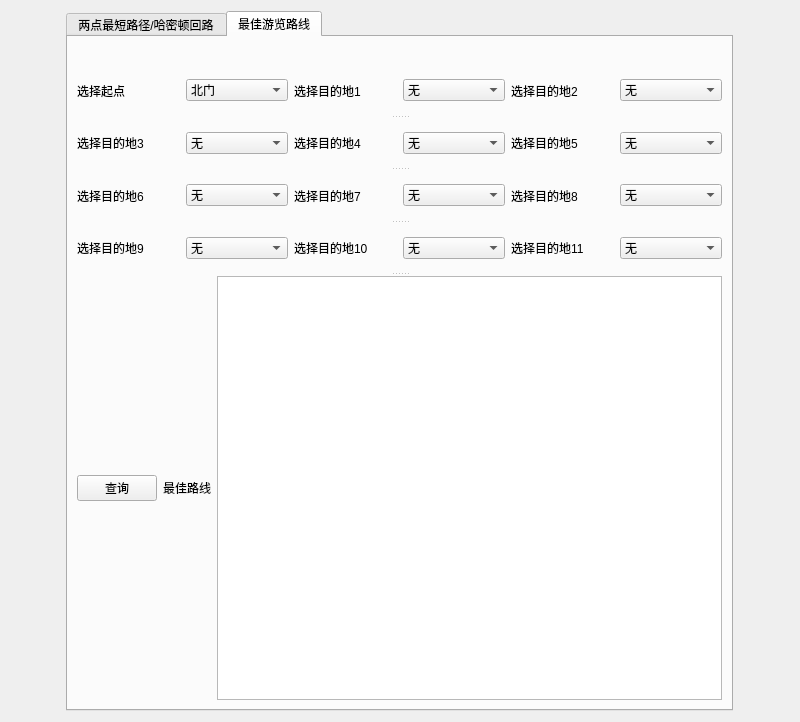
<?xml version="1.0" encoding="UTF-8"?>
<ui version="4.0">
 <class>Widget</class>
 <widget class="QWidget" name="Widget">
  <property name="geometry">
   <rect>
    <x>0</x>
    <y>0</y>
    <width>800</width>
    <height>712</height>
   </rect>
  </property>
  <property name="windowTitle">
   <string>Widget</string>
  </property>
  <layout class="QHBoxLayout" name="horizontalLayout_4">
   <item>
    <widget class="QTabWidget" name="tabWidget">
     <property name="minimumSize">
      <size>
       <width>667</width>
       <height>700</height>
      </size>
     </property>
     <property name="maximumSize">
      <size>
       <width>667</width>
       <height>700</height>
      </size>
     </property>
     <property name="currentIndex">
      <number>1</number>
     </property>
     <widget class="QWidget" name="tab1">
      <attribute name="title">
       <string>两点最短路径/哈密顿回路</string>
      </attribute>
      <layout class="QVBoxLayout" name="verticalLayout_3">
       <item>
        <widget class="QLabel" name="label">
         <property name="text">
          <string/>
         </property>
         <property name="pixmap">
          <pixmap>:/new/prefix1/C:/Users/Fernandlin/Desktop/map4.png</pixmap>
         </property>
         <property name="scaledContents">
          <bool>true</bool>
         </property>
        </widget>
       </item>
       <item>
        <widget class="QSplitter" name="splitter_2">
         <property name="orientation">
          <enum>Qt::Vertical</enum>
         </property>
         <widget class="QWidget" name="layoutWidget">
          <layout class="QHBoxLayout" name="horizontalLayout">
           <item>
            <widget class="QLabel" name="label_2">
             <property name="text">
              <string>选择起点</string>
             </property>
            </widget>
           </item>
           <item>
            <widget class="QComboBox" name="comboBox">
             <property name="editable">
              <bool>false</bool>
             </property>
             <property name="currentText">
              <string>北门</string>
             </property>
             <property name="currentIndex">
              <number>0</number>
             </property>
             <item>
              <property name="text">
               <string>北门</string>
              </property>
             </item>
             <item>
              <property name="text">
               <string>教学楼</string>
              </property>
             </item>
             <item>
              <property name="text">
               <string>图书馆</string>
              </property>
             </item>
             <item>
              <property name="text">
               <string>行政楼</string>
              </property>
             </item>
             <item>
              <property name="text">
               <string>信息中心</string>
              </property>
             </item>
             <item>
              <property name="text">
               <string>体育馆</string>
              </property>
             </item>
             <item>
              <property name="text">
               <string>熹园食堂</string>
              </property>
             </item>
             <item>
              <property name="text">
               <string>商业街</string>
              </property>
             </item>
             <item>
              <property name="text">
               <string>宿舍楼</string>
              </property>
             </item>
             <item>
              <property name="text">
               <string>东南门</string>
              </property>
             </item>
            </widget>
           </item>
          </layout>
         </widget>
         <widget class="QWidget" name="layoutWidget">
          <layout class="QHBoxLayout" name="horizontalLayout_2">
           <item>
            <widget class="QLabel" name="label_3">
             <property name="text">
              <string>选择终点</string>
             </property>
            </widget>
           </item>
           <item>
            <widget class="QComboBox" name="comboBox_2">
             <item>
              <property name="text">
               <string>北门</string>
              </property>
             </item>
             <item>
              <property name="text">
               <string>教学楼</string>
              </property>
             </item>
             <item>
              <property name="text">
               <string>图书馆</string>
              </property>
             </item>
             <item>
              <property name="text">
               <string>行政楼</string>
              </property>
             </item>
             <item>
              <property name="text">
               <string>信息中心</string>
              </property>
             </item>
             <item>
              <property name="text">
               <string>体育馆</string>
              </property>
             </item>
             <item>
              <property name="text">
               <string>熹园食堂</string>
              </property>
             </item>
             <item>
              <property name="text">
               <string>商业街</string>
              </property>
             </item>
             <item>
              <property name="text">
               <string>宿舍楼</string>
              </property>
             </item>
             <item>
              <property name="text">
               <string>东南门</string>
              </property>
             </item>
            </widget>
           </item>
          </layout>
         </widget>
         <widget class="QWidget" name="layoutWidget">
          <layout class="QHBoxLayout" name="horizontalLayout_3">
           <item>
            <layout class="QVBoxLayout" name="verticalLayout">
             <item>
              <widget class="QPushButton" name="pushButton">
               <property name="text">
                <string>查询最短路径</string>
               </property>
              </widget>
             </item>
             <item>
              <widget class="QPushButton" name="pushButton_2">
               <property name="text">
                <string>查询哈密顿回路</string>
               </property>
              </widget>
             </item>
            </layout>
           </item>
           <item>
            <widget class="QTextEdit" name="textEdit"/>
           </item>
          </layout>
         </widget>
        </widget>
       </item>
      </layout>
     </widget>
     <widget class="QWidget" name="tab_3">
      <attribute name="title">
       <string>最佳游览路线</string>
      </attribute>
      <layout class="QVBoxLayout" name="verticalLayout_2">
       <item>
        <widget class="QLabel" name="label_5">
         <property name="text">
          <string/>
         </property>
         <property name="pixmap">
          <pixmap>:/new/prefix1/C:/Users/Fernandlin/Desktop/map4.png</pixmap>
         </property>
         <property name="scaledContents">
          <bool>true</bool>
         </property>
        </widget>
       </item>
       <item>
        <widget class="QSplitter" name="splitter">
         <property name="orientation">
          <enum>Qt::Vertical</enum>
         </property>
         <widget class="QWidget" name="horizontalLayoutWidget">
          <layout class="QHBoxLayout" name="horizontalLayout_5">
           <item>
            <widget class="QLabel" name="label_6">
             <property name="text">
              <string>选择起点</string>
             </property>
            </widget>
           </item>
           <item>
            <widget class="QComboBox" name="comboBox_3">
             <item>
              <property name="text">
               <string>北门</string>
              </property>
             </item>
             <item>
              <property name="text">
               <string>教学楼</string>
              </property>
             </item>
             <item>
              <property name="text">
               <string>图书馆</string>
              </property>
             </item>
             <item>
              <property name="text">
               <string>行政楼</string>
              </property>
             </item>
             <item>
              <property name="text">
               <string>信息中心</string>
              </property>
             </item>
             <item>
              <property name="text">
               <string>体育馆</string>
              </property>
             </item>
             <item>
              <property name="text">
               <string>熹园食堂</string>
              </property>
             </item>
             <item>
              <property name="text">
               <string>商业街</string>
              </property>
             </item>
             <item>
              <property name="text">
               <string>宿舍楼</string>
              </property>
             </item>
             <item>
              <property name="text">
               <string>东南门</string>
              </property>
             </item>
            </widget>
           </item>
           <item>
            <widget class="QLabel" name="label_7">
             <property name="text">
              <string>选择目的地1</string>
             </property>
            </widget>
           </item>
           <item>
            <widget class="QComboBox" name="comboBox_4">
             <item>
              <property name="text">
               <string>无</string>
              </property>
             </item>
             <item>
              <property name="text">
               <string>北门</string>
              </property>
             </item>
             <item>
              <property name="text">
               <string>教学楼</string>
              </property>
             </item>
             <item>
              <property name="text">
               <string>图书馆</string>
              </property>
             </item>
             <item>
              <property name="text">
               <string>行政楼</string>
              </property>
             </item>
             <item>
              <property name="text">
               <string>信息中心</string>
              </property>
             </item>
             <item>
              <property name="text">
               <string>体育馆</string>
              </property>
             </item>
             <item>
              <property name="text">
               <string>熹园食堂</string>
              </property>
             </item>
             <item>
              <property name="text">
               <string>商业街</string>
              </property>
             </item>
             <item>
              <property name="text">
               <string>宿舍楼</string>
              </property>
             </item>
             <item>
              <property name="text">
               <string>东南门</string>
              </property>
             </item>
            </widget>
           </item>
           <item>
            <widget class="QLabel" name="label_11">
             <property name="text">
              <string>选择目的地2</string>
             </property>
            </widget>
           </item>
           <item>
            <widget class="QComboBox" name="comboBox_14">
             <item>
              <property name="text">
               <string>无</string>
              </property>
             </item>
             <item>
              <property name="text">
               <string>北门</string>
              </property>
             </item>
             <item>
              <property name="text">
               <string>教学楼</string>
              </property>
             </item>
             <item>
              <property name="text">
               <string>图书馆</string>
              </property>
             </item>
             <item>
              <property name="text">
               <string>行政楼</string>
              </property>
             </item>
             <item>
              <property name="text">
               <string>信息中心</string>
              </property>
             </item>
             <item>
              <property name="text">
               <string>体育馆</string>
              </property>
             </item>
             <item>
              <property name="text">
               <string>熹园食堂</string>
              </property>
             </item>
             <item>
              <property name="text">
               <string>商业街</string>
              </property>
             </item>
             <item>
              <property name="text">
               <string>宿舍楼</string>
              </property>
             </item>
             <item>
              <property name="text">
               <string>东南门</string>
              </property>
             </item>
            </widget>
           </item>
          </layout>
         </widget>
         <widget class="QWidget" name="horizontalLayoutWidget_5">
          <layout class="QHBoxLayout" name="horizontalLayout_9">
           <item>
            <widget class="QLabel" name="label_13">
             <property name="text">
              <string>选择目的地3</string>
             </property>
            </widget>
           </item>
           <item>
            <widget class="QComboBox" name="comboBox_9">
             <item>
              <property name="text">
               <string>无</string>
              </property>
             </item>
             <item>
              <property name="text">
               <string>北门</string>
              </property>
             </item>
             <item>
              <property name="text">
               <string>教学楼</string>
              </property>
             </item>
             <item>
              <property name="text">
               <string>图书馆</string>
              </property>
             </item>
             <item>
              <property name="text">
               <string>行政楼</string>
              </property>
             </item>
             <item>
              <property name="text">
               <string>信息中心</string>
              </property>
             </item>
             <item>
              <property name="text">
               <string>体育馆</string>
              </property>
             </item>
             <item>
              <property name="text">
               <string>熹园食堂</string>
              </property>
             </item>
             <item>
              <property name="text">
               <string>商业街</string>
              </property>
             </item>
             <item>
              <property name="text">
               <string>宿舍楼</string>
              </property>
             </item>
             <item>
              <property name="text">
               <string>东南门</string>
              </property>
             </item>
            </widget>
           </item>
           <item>
            <widget class="QLabel" name="label_14">
             <property name="text">
              <string>选择目的地4</string>
             </property>
            </widget>
           </item>
           <item>
            <widget class="QComboBox" name="comboBox_10">
             <item>
              <property name="text">
               <string>无</string>
              </property>
             </item>
             <item>
              <property name="text">
               <string>北门</string>
              </property>
             </item>
             <item>
              <property name="text">
               <string>教学楼</string>
              </property>
             </item>
             <item>
              <property name="text">
               <string>图书馆</string>
              </property>
             </item>
             <item>
              <property name="text">
               <string>行政楼</string>
              </property>
             </item>
             <item>
              <property name="text">
               <string>信息中心</string>
              </property>
             </item>
             <item>
              <property name="text">
               <string>体育馆</string>
              </property>
             </item>
             <item>
              <property name="text">
               <string>熹园食堂</string>
              </property>
             </item>
             <item>
              <property name="text">
               <string>商业街</string>
              </property>
             </item>
             <item>
              <property name="text">
               <string>宿舍楼</string>
              </property>
             </item>
             <item>
              <property name="text">
               <string>东南门</string>
              </property>
             </item>
            </widget>
           </item>
           <item>
            <widget class="QLabel" name="label_12">
             <property name="text">
              <string>选择目的地5</string>
             </property>
            </widget>
           </item>
           <item>
            <widget class="QComboBox" name="comboBox_13">
             <item>
              <property name="text">
               <string>无</string>
              </property>
             </item>
             <item>
              <property name="text">
               <string>北门</string>
              </property>
             </item>
             <item>
              <property name="text">
               <string>教学楼</string>
              </property>
             </item>
             <item>
              <property name="text">
               <string>图书馆</string>
              </property>
             </item>
             <item>
              <property name="text">
               <string>行政楼</string>
              </property>
             </item>
             <item>
              <property name="text">
               <string>信息中心</string>
              </property>
             </item>
             <item>
              <property name="text">
               <string>体育馆</string>
              </property>
             </item>
             <item>
              <property name="text">
               <string>熹园食堂</string>
              </property>
             </item>
             <item>
              <property name="text">
               <string>商业街</string>
              </property>
             </item>
             <item>
              <property name="text">
               <string>宿舍楼</string>
              </property>
             </item>
             <item>
              <property name="text">
               <string>东南门</string>
              </property>
             </item>
            </widget>
           </item>
          </layout>
         </widget>
         <widget class="QWidget" name="horizontalLayoutWidget_6">
          <layout class="QHBoxLayout" name="horizontalLayout_10">
           <item>
            <widget class="QLabel" name="label_15">
             <property name="text">
              <string>选择目的地6</string>
             </property>
            </widget>
           </item>
           <item>
            <widget class="QComboBox" name="comboBox_11">
             <item>
              <property name="text">
               <string>无</string>
              </property>
             </item>
             <item>
              <property name="text">
               <string>北门</string>
              </property>
             </item>
             <item>
              <property name="text">
               <string>教学楼</string>
              </property>
             </item>
             <item>
              <property name="text">
               <string>图书馆</string>
              </property>
             </item>
             <item>
              <property name="text">
               <string>行政楼</string>
              </property>
             </item>
             <item>
              <property name="text">
               <string>信息中心</string>
              </property>
             </item>
             <item>
              <property name="text">
               <string>体育馆</string>
              </property>
             </item>
             <item>
              <property name="text">
               <string>熹园食堂</string>
              </property>
             </item>
             <item>
              <property name="text">
               <string>商业街</string>
              </property>
             </item>
             <item>
              <property name="text">
               <string>宿舍楼</string>
              </property>
             </item>
             <item>
              <property name="text">
               <string>东南门</string>
              </property>
             </item>
            </widget>
           </item>
           <item>
            <widget class="QLabel" name="label_16">
             <property name="text">
              <string>选择目的地7</string>
             </property>
            </widget>
           </item>
           <item>
            <widget class="QComboBox" name="comboBox_12">
             <item>
              <property name="text">
               <string>无</string>
              </property>
             </item>
             <item>
              <property name="text">
               <string>北门</string>
              </property>
             </item>
             <item>
              <property name="text">
               <string>教学楼</string>
              </property>
             </item>
             <item>
              <property name="text">
               <string>图书馆</string>
              </property>
             </item>
             <item>
              <property name="text">
               <string>行政楼</string>
              </property>
             </item>
             <item>
              <property name="text">
               <string>信息中心</string>
              </property>
             </item>
             <item>
              <property name="text">
               <string>体育馆</string>
              </property>
             </item>
             <item>
              <property name="text">
               <string>熹园食堂</string>
              </property>
             </item>
             <item>
              <property name="text">
               <string>商业街</string>
              </property>
             </item>
             <item>
              <property name="text">
               <string>宿舍楼</string>
              </property>
             </item>
             <item>
              <property name="text">
               <string>东南门</string>
              </property>
             </item>
            </widget>
           </item>
           <item>
            <widget class="QLabel" name="label_17">
             <property name="text">
              <string>选择目的地8</string>
             </property>
            </widget>
           </item>
           <item>
            <widget class="QComboBox" name="comboBox_15">
             <item>
              <property name="text">
               <string>无</string>
              </property>
             </item>
             <item>
              <property name="text">
               <string>北门</string>
              </property>
             </item>
             <item>
              <property name="text">
               <string>教学楼</string>
              </property>
             </item>
             <item>
              <property name="text">
               <string>图书馆</string>
              </property>
             </item>
             <item>
              <property name="text">
               <string>行政楼</string>
              </property>
             </item>
             <item>
              <property name="text">
               <string>信息中心</string>
              </property>
             </item>
             <item>
              <property name="text">
               <string>体育馆</string>
              </property>
             </item>
             <item>
              <property name="text">
               <string>熹园食堂</string>
              </property>
             </item>
             <item>
              <property name="text">
               <string>商业街</string>
              </property>
             </item>
             <item>
              <property name="text">
               <string>宿舍楼</string>
              </property>
             </item>
             <item>
              <property name="text">
               <string>东南门</string>
              </property>
             </item>
            </widget>
           </item>
          </layout>
         </widget>
         <widget class="QWidget" name="horizontalLayoutWidget_2">
          <layout class="QHBoxLayout" name="horizontalLayout_6">
           <item>
            <widget class="QLabel" name="label_8">
             <property name="text">
              <string>选择目的地9</string>
             </property>
            </widget>
           </item>
           <item>
            <widget class="QComboBox" name="comboBox_5">
             <item>
              <property name="text">
               <string>无</string>
              </property>
             </item>
             <item>
              <property name="text">
               <string>北门</string>
              </property>
             </item>
             <item>
              <property name="text">
               <string>教学楼</string>
              </property>
             </item>
             <item>
              <property name="text">
               <string>图书馆</string>
              </property>
             </item>
             <item>
              <property name="text">
               <string>行政楼</string>
              </property>
             </item>
             <item>
              <property name="text">
               <string>信息中心</string>
              </property>
             </item>
             <item>
              <property name="text">
               <string>体育馆</string>
              </property>
             </item>
             <item>
              <property name="text">
               <string>熹园食堂</string>
              </property>
             </item>
             <item>
              <property name="text">
               <string>商业街</string>
              </property>
             </item>
             <item>
              <property name="text">
               <string>宿舍楼</string>
              </property>
             </item>
             <item>
              <property name="text">
               <string>东南门</string>
              </property>
             </item>
            </widget>
           </item>
           <item>
            <widget class="QLabel" name="label_9">
             <property name="text">
              <string>选择目的地10</string>
             </property>
            </widget>
           </item>
           <item>
            <widget class="QComboBox" name="comboBox_6">
             <item>
              <property name="text">
               <string>无</string>
              </property>
             </item>
             <item>
              <property name="text">
               <string>北门</string>
              </property>
             </item>
             <item>
              <property name="text">
               <string>教学楼</string>
              </property>
             </item>
             <item>
              <property name="text">
               <string>图书馆</string>
              </property>
             </item>
             <item>
              <property name="text">
               <string>行政楼</string>
              </property>
             </item>
             <item>
              <property name="text">
               <string>信息中心</string>
              </property>
             </item>
             <item>
              <property name="text">
               <string>体育馆</string>
              </property>
             </item>
             <item>
              <property name="text">
               <string>熹园食堂</string>
              </property>
             </item>
             <item>
              <property name="text">
               <string>商业街</string>
              </property>
             </item>
             <item>
              <property name="text">
               <string>宿舍楼</string>
              </property>
             </item>
             <item>
              <property name="text">
               <string>东南门</string>
              </property>
             </item>
            </widget>
           </item>
           <item>
            <widget class="QLabel" name="label_18">
             <property name="text">
              <string>选择目的地11</string>
             </property>
            </widget>
           </item>
           <item>
            <widget class="QComboBox" name="comboBox_17">
             <item>
              <property name="text">
               <string>无</string>
              </property>
             </item>
             <item>
              <property name="text">
               <string>北门</string>
              </property>
             </item>
             <item>
              <property name="text">
               <string>教学楼</string>
              </property>
             </item>
             <item>
              <property name="text">
               <string>图书馆</string>
              </property>
             </item>
             <item>
              <property name="text">
               <string>行政楼</string>
              </property>
             </item>
             <item>
              <property name="text">
               <string>信息中心</string>
              </property>
             </item>
             <item>
              <property name="text">
               <string>体育馆</string>
              </property>
             </item>
             <item>
              <property name="text">
               <string>熹园食堂</string>
              </property>
             </item>
             <item>
              <property name="text">
               <string>商业街</string>
              </property>
             </item>
             <item>
              <property name="text">
               <string>宿舍楼</string>
              </property>
             </item>
             <item>
              <property name="text">
               <string>东南门</string>
              </property>
             </item>
            </widget>
           </item>
          </layout>
         </widget>
         <widget class="QWidget" name="horizontalLayoutWidget_3">
          <layout class="QHBoxLayout" name="horizontalLayout_7">
           <item>
            <widget class="QPushButton" name="aButton">
             <property name="text">
              <string>查询</string>
             </property>
            </widget>
           </item>
           <item>
            <widget class="QLabel" name="label_10">
             <property name="text">
              <string>最佳路线</string>
             </property>
            </widget>
           </item>
           <item>
            <widget class="QTextBrowser" name="textBrowser"/>
           </item>
          </layout>
         </widget>
        </widget>
       </item>
      </layout>
     </widget>
    </widget>
   </item>
  </layout>
 </widget>
 <resources/>
 <connections/>
</ui>
